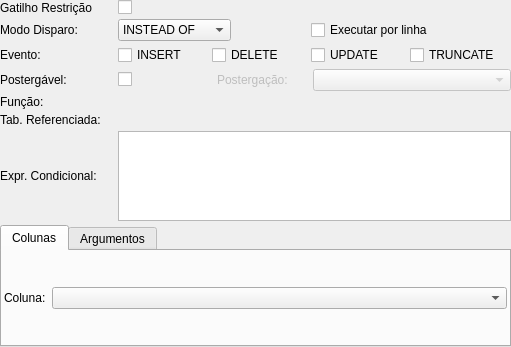
<?xml version="1.0" encoding="UTF-8"?>
<ui version="4.0">
 <class>GatilhoWidget</class>
 <widget class="QWidget" name="GatilhoWidget">
  <property name="geometry">
   <rect>
    <x>0</x>
    <y>0</y>
    <width>511</width>
    <height>347</height>
   </rect>
  </property>
  <property name="minimumSize">
   <size>
    <width>430</width>
    <height>310</height>
   </size>
  </property>
  <property name="windowTitle">
   <string>Form</string>
  </property>
  <layout class="QGridLayout" name="gatilho_grid">
   <property name="margin">
    <number>0</number>
   </property>
   <property name="spacing">
    <number>4</number>
   </property>
   <item row="1" column="0">
    <widget class="QLabel" name="tipo_disparo_lbl">
     <property name="enabled">
      <bool>true</bool>
     </property>
     <property name="sizePolicy">
      <sizepolicy hsizetype="Fixed" vsizetype="Fixed">
       <horstretch>0</horstretch>
       <verstretch>0</verstretch>
      </sizepolicy>
     </property>
     <property name="minimumSize">
      <size>
       <width>110</width>
       <height>0</height>
      </size>
     </property>
     <property name="maximumSize">
      <size>
       <width>110</width>
       <height>16777215</height>
      </size>
     </property>
     <property name="text">
      <string>Modo Disparo:</string>
     </property>
    </widget>
   </item>
   <item row="1" column="2">
    <layout class="QHBoxLayout" name="horizontalLayout_2">
     <item>
      <widget class="QComboBox" name="tipo_disparo_cmb">
       <property name="enabled">
        <bool>true</bool>
       </property>
       <property name="sizePolicy">
        <sizepolicy hsizetype="Fixed" vsizetype="Fixed">
         <horstretch>0</horstretch>
         <verstretch>0</verstretch>
        </sizepolicy>
       </property>
       <property name="minimumSize">
        <size>
         <width>113</width>
         <height>0</height>
        </size>
       </property>
       <property name="maximumSize">
        <size>
         <width>16777215</width>
         <height>16777215</height>
        </size>
       </property>
       <item>
        <property name="text">
         <string>INSTEAD OF</string>
        </property>
       </item>
      </widget>
     </item>
     <item>
      <spacer name="horizontalSpacer">
       <property name="orientation">
        <enum>Qt::Horizontal</enum>
       </property>
       <property name="sizeType">
        <enum>QSizePolicy::Fixed</enum>
       </property>
       <property name="sizeHint" stdset="0">
        <size>
         <width>76</width>
         <height>20</height>
        </size>
       </property>
      </spacer>
     </item>
     <item>
      <widget class="QCheckBox" name="exec_por_linha_chk">
       <property name="sizePolicy">
        <sizepolicy hsizetype="Expanding" vsizetype="Fixed">
         <horstretch>0</horstretch>
         <verstretch>0</verstretch>
        </sizepolicy>
       </property>
       <property name="minimumSize">
        <size>
         <width>0</width>
         <height>0</height>
        </size>
       </property>
       <property name="maximumSize">
        <size>
         <width>16777215</width>
         <height>16777215</height>
        </size>
       </property>
       <property name="text">
        <string>Executar por linha</string>
       </property>
      </widget>
     </item>
    </layout>
   </item>
   <item row="2" column="0">
    <widget class="QLabel" name="evento_lbl">
     <property name="sizePolicy">
      <sizepolicy hsizetype="Fixed" vsizetype="Fixed">
       <horstretch>0</horstretch>
       <verstretch>0</verstretch>
      </sizepolicy>
     </property>
     <property name="minimumSize">
      <size>
       <width>110</width>
       <height>0</height>
      </size>
     </property>
     <property name="maximumSize">
      <size>
       <width>110</width>
       <height>16777215</height>
      </size>
     </property>
     <property name="text">
      <string>Evento:</string>
     </property>
    </widget>
   </item>
   <item row="2" column="2">
    <layout class="QHBoxLayout" name="horizontalLayout_3">
     <property name="sizeConstraint">
      <enum>QLayout::SetDefaultConstraint</enum>
     </property>
     <item>
      <widget class="QCheckBox" name="insert_chk">
       <property name="sizePolicy">
        <sizepolicy hsizetype="Fixed" vsizetype="Fixed">
         <horstretch>0</horstretch>
         <verstretch>0</verstretch>
        </sizepolicy>
       </property>
       <property name="minimumSize">
        <size>
         <width>90</width>
         <height>0</height>
        </size>
       </property>
       <property name="maximumSize">
        <size>
         <width>16777215</width>
         <height>16777215</height>
        </size>
       </property>
       <property name="text">
        <string>INSERT</string>
       </property>
      </widget>
     </item>
     <item>
      <widget class="QCheckBox" name="delete_chk">
       <property name="sizePolicy">
        <sizepolicy hsizetype="Fixed" vsizetype="Fixed">
         <horstretch>0</horstretch>
         <verstretch>0</verstretch>
        </sizepolicy>
       </property>
       <property name="minimumSize">
        <size>
         <width>95</width>
         <height>0</height>
        </size>
       </property>
       <property name="maximumSize">
        <size>
         <width>16777215</width>
         <height>16777215</height>
        </size>
       </property>
       <property name="text">
        <string>DELETE</string>
       </property>
      </widget>
     </item>
     <item>
      <widget class="QCheckBox" name="update_chk">
       <property name="sizePolicy">
        <sizepolicy hsizetype="Fixed" vsizetype="Fixed">
         <horstretch>0</horstretch>
         <verstretch>0</verstretch>
        </sizepolicy>
       </property>
       <property name="minimumSize">
        <size>
         <width>95</width>
         <height>0</height>
        </size>
       </property>
       <property name="maximumSize">
        <size>
         <width>16777215</width>
         <height>16777215</height>
        </size>
       </property>
       <property name="text">
        <string>UPDATE</string>
       </property>
      </widget>
     </item>
     <item>
      <widget class="QCheckBox" name="truncate_chk">
       <property name="sizePolicy">
        <sizepolicy hsizetype="Expanding" vsizetype="Fixed">
         <horstretch>0</horstretch>
         <verstretch>0</verstretch>
        </sizepolicy>
       </property>
       <property name="minimumSize">
        <size>
         <width>100</width>
         <height>0</height>
        </size>
       </property>
       <property name="maximumSize">
        <size>
         <width>16777215</width>
         <height>16777215</height>
        </size>
       </property>
       <property name="text">
        <string>TRUNCATE</string>
       </property>
      </widget>
     </item>
    </layout>
   </item>
   <item row="3" column="0">
    <widget class="QLabel" name="postergavel_lbl">
     <property name="sizePolicy">
      <sizepolicy hsizetype="Fixed" vsizetype="Fixed">
       <horstretch>0</horstretch>
       <verstretch>0</verstretch>
      </sizepolicy>
     </property>
     <property name="minimumSize">
      <size>
       <width>0</width>
       <height>0</height>
      </size>
     </property>
     <property name="maximumSize">
      <size>
       <width>16777215</width>
       <height>16777215</height>
      </size>
     </property>
     <property name="text">
      <string>Postergável:</string>
     </property>
    </widget>
   </item>
   <item row="3" column="2">
    <layout class="QHBoxLayout" name="horizontalLayout">
     <item>
      <widget class="QCheckBox" name="postergavel_chk">
       <property name="sizePolicy">
        <sizepolicy hsizetype="Fixed" vsizetype="Fixed">
         <horstretch>0</horstretch>
         <verstretch>0</verstretch>
        </sizepolicy>
       </property>
       <property name="minimumSize">
        <size>
         <width>95</width>
         <height>0</height>
        </size>
       </property>
       <property name="maximumSize">
        <size>
         <width>90</width>
         <height>16777215</height>
        </size>
       </property>
       <property name="text">
        <string/>
       </property>
      </widget>
     </item>
     <item>
      <widget class="QLabel" name="tipo_postergacao_lbl">
       <property name="enabled">
        <bool>false</bool>
       </property>
       <property name="sizePolicy">
        <sizepolicy hsizetype="Fixed" vsizetype="Fixed">
         <horstretch>0</horstretch>
         <verstretch>0</verstretch>
        </sizepolicy>
       </property>
       <property name="minimumSize">
        <size>
         <width>92</width>
         <height>0</height>
        </size>
       </property>
       <property name="maximumSize">
        <size>
         <width>16777215</width>
         <height>16777215</height>
        </size>
       </property>
       <property name="text">
        <string>Postergação:</string>
       </property>
      </widget>
     </item>
     <item>
      <widget class="QComboBox" name="tipo_postergacao_cmb">
       <property name="enabled">
        <bool>false</bool>
       </property>
       <property name="sizePolicy">
        <sizepolicy hsizetype="Minimum" vsizetype="Fixed">
         <horstretch>0</horstretch>
         <verstretch>0</verstretch>
        </sizepolicy>
       </property>
       <property name="minimumSize">
        <size>
         <width>0</width>
         <height>0</height>
        </size>
       </property>
       <property name="maximumSize">
        <size>
         <width>16777215</width>
         <height>16777215</height>
        </size>
       </property>
      </widget>
     </item>
    </layout>
   </item>
   <item row="6" column="0">
    <widget class="QLabel" name="tab_referenciada_lbl">
     <property name="enabled">
      <bool>true</bool>
     </property>
     <property name="sizePolicy">
      <sizepolicy hsizetype="Fixed" vsizetype="Fixed">
       <horstretch>0</horstretch>
       <verstretch>0</verstretch>
      </sizepolicy>
     </property>
     <property name="minimumSize">
      <size>
       <width>110</width>
       <height>0</height>
      </size>
     </property>
     <property name="maximumSize">
      <size>
       <width>110</width>
       <height>16777215</height>
      </size>
     </property>
     <property name="text">
      <string>Tab. Referenciada:</string>
     </property>
    </widget>
   </item>
   <item row="7" column="0">
    <widget class="QLabel" name="exp_condicional_lbl">
     <property name="sizePolicy">
      <sizepolicy hsizetype="Fixed" vsizetype="Preferred">
       <horstretch>0</horstretch>
       <verstretch>0</verstretch>
      </sizepolicy>
     </property>
     <property name="minimumSize">
      <size>
       <width>110</width>
       <height>0</height>
      </size>
     </property>
     <property name="maximumSize">
      <size>
       <width>110</width>
       <height>16777215</height>
      </size>
     </property>
     <property name="text">
      <string>Expr. Condicional:</string>
     </property>
    </widget>
   </item>
   <item row="7" column="2">
    <widget class="QTextEdit" name="exp_condicional_txt">
     <property name="sizePolicy">
      <sizepolicy hsizetype="Expanding" vsizetype="Expanding">
       <horstretch>0</horstretch>
       <verstretch>0</verstretch>
      </sizepolicy>
     </property>
     <property name="minimumSize">
      <size>
       <width>0</width>
       <height>50</height>
      </size>
     </property>
     <property name="maximumSize">
      <size>
       <width>16777215</width>
       <height>90</height>
      </size>
     </property>
     <property name="frameShadow">
      <enum>QFrame::Sunken</enum>
     </property>
     <property name="lineWidth">
      <number>1</number>
     </property>
     <property name="midLineWidth">
      <number>0</number>
     </property>
     <property name="verticalScrollBarPolicy">
      <enum>Qt::ScrollBarAsNeeded</enum>
     </property>
     <property name="horizontalScrollBarPolicy">
      <enum>Qt::ScrollBarAsNeeded</enum>
     </property>
     <property name="undoRedoEnabled">
      <bool>true</bool>
     </property>
     <property name="readOnly">
      <bool>false</bool>
     </property>
     <property name="textInteractionFlags">
      <set>Qt::TextEditorInteraction</set>
     </property>
    </widget>
   </item>
   <item row="8" column="0" colspan="3">
    <widget class="QTabWidget" name="arg_cols_tbw">
     <property name="currentIndex">
      <number>0</number>
     </property>
     <widget class="QWidget" name="tab_2">
      <attribute name="title">
       <string>Colunas</string>
      </attribute>
      <layout class="QGridLayout" name="gridLayout_2">
       <property name="margin">
        <number>2</number>
       </property>
       <item row="0" column="0">
        <widget class="QLabel" name="coluna_lbl">
         <property name="sizePolicy">
          <sizepolicy hsizetype="Fixed" vsizetype="Preferred">
           <horstretch>0</horstretch>
           <verstretch>0</verstretch>
          </sizepolicy>
         </property>
         <property name="minimumSize">
          <size>
           <width>0</width>
           <height>0</height>
          </size>
         </property>
         <property name="text">
          <string>Coluna:</string>
         </property>
        </widget>
       </item>
       <item row="0" column="1">
        <widget class="QComboBox" name="coluna_cmb">
         <property name="sizePolicy">
          <sizepolicy hsizetype="Expanding" vsizetype="Fixed">
           <horstretch>0</horstretch>
           <verstretch>0</verstretch>
          </sizepolicy>
         </property>
         <property name="minimumSize">
          <size>
           <width>180</width>
           <height>0</height>
          </size>
         </property>
         <property name="maximumSize">
          <size>
           <width>16777215</width>
           <height>16777215</height>
          </size>
         </property>
        </widget>
       </item>
      </layout>
     </widget>
     <widget class="QWidget" name="tab">
      <attribute name="title">
       <string>Argumentos</string>
      </attribute>
      <layout class="QGridLayout" name="gridLayout">
       <property name="margin">
        <number>2</number>
       </property>
       <item row="0" column="0">
        <widget class="QLabel" name="argumento_lbl">
         <property name="text">
          <string>Argumento:</string>
         </property>
        </widget>
       </item>
       <item row="0" column="1">
        <widget class="QLineEdit" name="argumento_edt">
         <property name="minimumSize">
          <size>
           <width>180</width>
           <height>0</height>
          </size>
         </property>
        </widget>
       </item>
      </layout>
     </widget>
    </widget>
   </item>
   <item row="5" column="0">
    <widget class="QLabel" name="funcao_lbl">
     <property name="enabled">
      <bool>true</bool>
     </property>
     <property name="sizePolicy">
      <sizepolicy hsizetype="Fixed" vsizetype="Fixed">
       <horstretch>0</horstretch>
       <verstretch>0</verstretch>
      </sizepolicy>
     </property>
     <property name="minimumSize">
      <size>
       <width>110</width>
       <height>0</height>
      </size>
     </property>
     <property name="maximumSize">
      <size>
       <width>110</width>
       <height>16777215</height>
      </size>
     </property>
     <property name="text">
      <string>Função:</string>
     </property>
    </widget>
   </item>
   <item row="0" column="0">
    <widget class="QLabel" name="gat_rest_lbl">
     <property name="text">
      <string>Gatilho Restrição</string>
     </property>
    </widget>
   </item>
   <item row="0" column="2">
    <widget class="QCheckBox" name="gat_rest_chk">
     <property name="text">
      <string/>
     </property>
    </widget>
   </item>
  </layout>
 </widget>
 <resources/>
 <connections/>
</ui>
